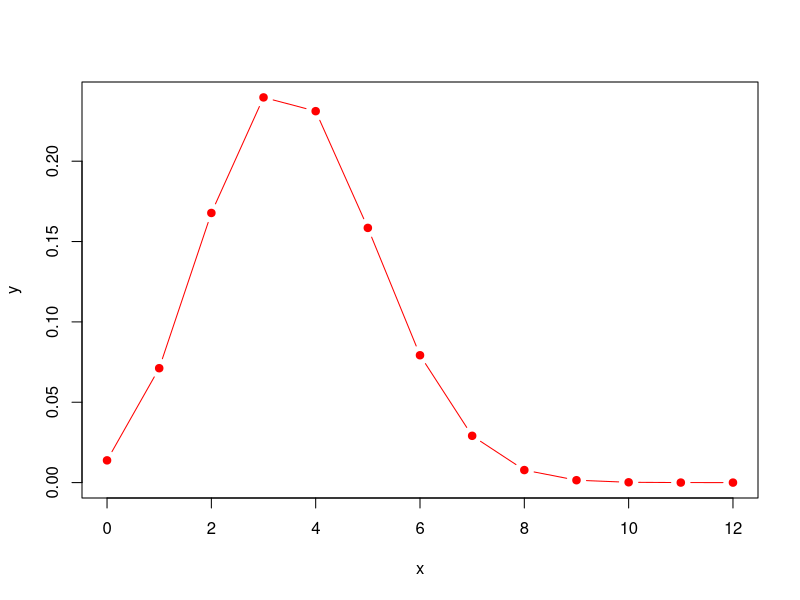
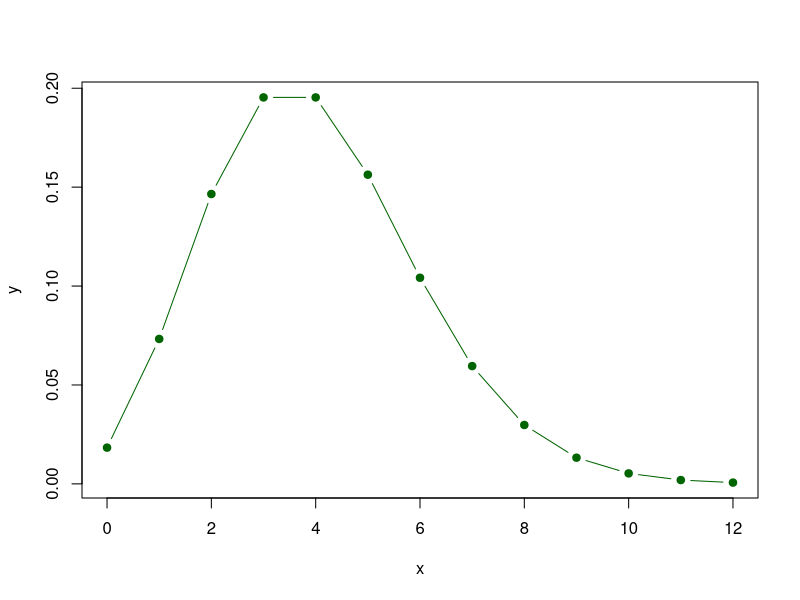
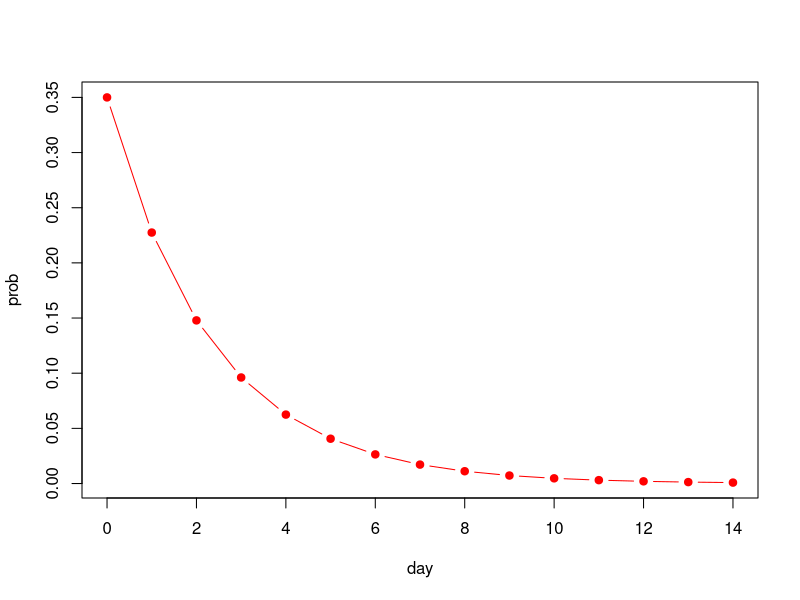
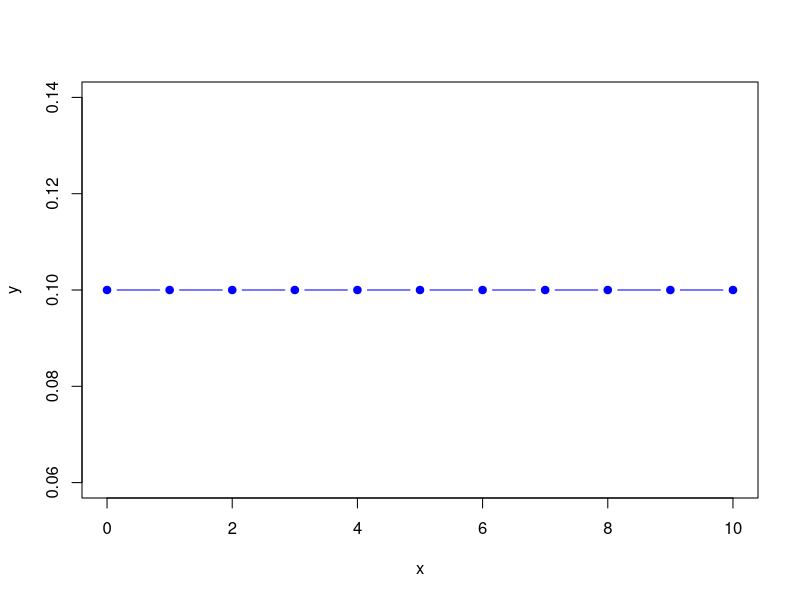

Generate these figures, in order, with R:
####Discrete distributions

#++++++++++++++++++++++++++++++++++++++++++#

#dbinomial ::: returns probs
#dbinomail(X=x, n, p)     Pr(X=x; n, p)   x<=n

dbinom(1, 2, 0.5)   #the chance of getting one head/1 in two trails

#Ex: 30% of households in a village depend entirely on agriculture.
#12 household is randomly chosen. What is the chance
#that x of these households depend on Agriculture.

p=0.3
n=12
x=c(0:12)
y=dbinom(x, n, p)
plot(x, y, 
     type = "b",
     col="red", 
     pch=19)

#++++++++++++++++++++++++++++++++++++++++++#

#Poisson Distribution

#Consider an online shop. On average the shop has 4 visits every hour. 
#what is the chance 0, 1, or 4 visit(s) in the next hour.

dpois(0, 4)
dpois(1,4)

#Same Porblem, estimate the chance of 0-12 visits next hour
x=c(0:12)
y=dpois(x, 4)
plot(x,y, 
     type = "b", 
     col="darkgreen",
     pch=19)


#++++++++++++++++++++++++++++++++++++++++++#
#Geometric Distributon

#The chance of stock trader to make a profit on certain day is 35%. 
#what is the chance the trade makes a profit on the first, second, and fifth day.
#Pr(X=k)=p*(1-p)^k
dgeom(0, 0.35)  #S
dgeom(1, 0.35)   #FS
dgeom(2, 0.35)   ##FFS

x=c(0:14)
y=dgeom(x, 0.35)
plot(x,y, 
     col="red", 
     type="b", 
     pch=19, 
     xlab="day", 
     ylab="prob")

#++++++++++++++++++++++++++++++++++++++++++#
##Uniform Distribution
#Chance of getting 8 
help("dunif")
dunif(8, 0,10)

x=c(0:10)
y=dunif(x, 0, 10)

plot(x,y, 
     pch=19, 
     type="b", 
     col="blue")

